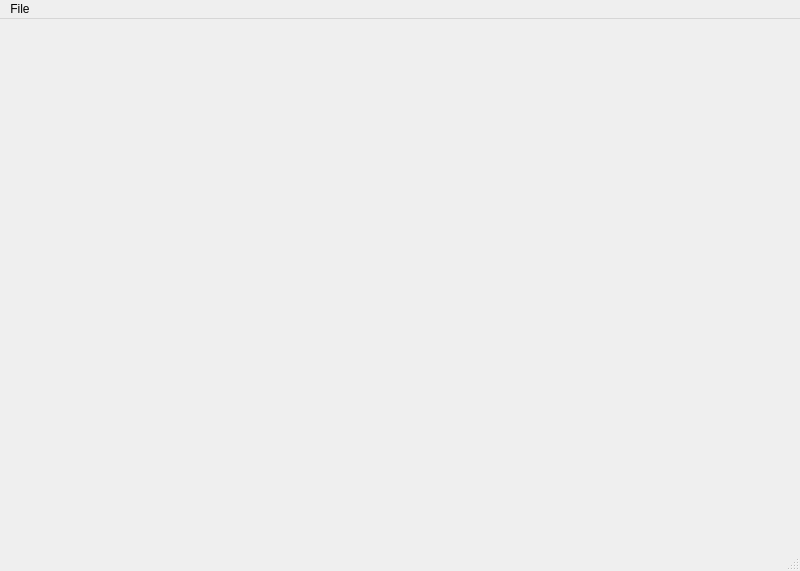
<?xml version="1.0" encoding="UTF-8"?>
<ui version="4.0">
 <class>SettingWindow</class>
 <widget class="QMainWindow" name="SettingWindow">
  <property name="geometry">
   <rect>
    <x>0</x>
    <y>0</y>
    <width>800</width>
    <height>571</height>
   </rect>
  </property>
  <property name="windowTitle">
   <string>Vessel Segmentation Platform Setting</string>
  </property>
  <widget class="QWidget" name="centralwidget">
   <layout class="QHBoxLayout" name="horizontalLayout">
    <item>
     <widget class="QVTKWidget" name="qvtkWidget"/>
    </item>
   </layout>
  </widget>
  <widget class="QMenuBar" name="menubar">
   <property name="geometry">
    <rect>
     <x>0</x>
     <y>0</y>
     <width>800</width>
     <height>23</height>
    </rect>
   </property>
   <widget class="QMenu" name="menuFile">
    <property name="title">
     <string>File</string>
    </property>
    <addaction name="actionInit"/>
    <addaction name="actionMean"/>
    <addaction name="actionExit"/>
   </widget>
   <addaction name="menuFile"/>
  </widget>
  <widget class="QStatusBar" name="statusbar">
   <property name="styleSheet">
    <string notr="true">QStatusBar::item{border: 0px}</string>
   </property>
  </widget>
  <action name="actionExit">
   <property name="text">
    <string>Exit</string>
   </property>
  </action>
  <action name="actionInit">
   <property name="text">
    <string>Initialize the ini file</string>
   </property>
  </action>
  <action name="actionMean">
   <property name="text">
    <string>Get the mean contour</string>
   </property>
  </action>
 </widget>
 <customwidgets>
  <customwidget>
   <class>QVTKWidget</class>
   <extends>QWidget</extends>
   <header>QVTKWidget.h</header>
  </customwidget>
 </customwidgets>
 <resources/>
 <connections>
  <connection>
   <sender>actionExit</sender>
   <signal>triggered()</signal>
   <receiver>SettingWindow</receiver>
   <slot>close()</slot>
   <hints>
    <hint type="sourcelabel">
     <x>-1</x>
     <y>-1</y>
    </hint>
    <hint type="destinationlabel">
     <x>399</x>
     <y>299</y>
    </hint>
   </hints>
  </connection>
 </connections>
</ui>
